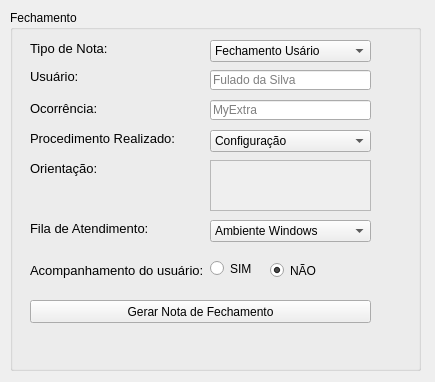
<?xml version="1.0" encoding="UTF-8"?>
<ui version="4.0">
 <class>FormFechamento</class>
 <widget class="QWidget" name="FormFechamento">
  <property name="geometry">
   <rect>
    <x>0</x>
    <y>0</y>
    <width>435</width>
    <height>382</height>
   </rect>
  </property>
  <property name="windowTitle">
   <string>Fechamento</string>
  </property>
  <property name="windowIcon">
   <iconset>
    <normaloff>../icone/ajudante_icone.ico</normaloff>../icone/ajudante_icone.ico</iconset>
  </property>
  <widget class="QLabel" name="label_12">
   <property name="geometry">
    <rect>
     <x>30</x>
     <y>130</y>
     <width>181</width>
     <height>16</height>
    </rect>
   </property>
   <property name="font">
    <font>
     <pointsize>10</pointsize>
    </font>
   </property>
   <property name="text">
    <string>Procedimento Realizado: </string>
   </property>
  </widget>
  <widget class="QGroupBox" name="groupBox">
   <property name="geometry">
    <rect>
     <x>10</x>
     <y>10</y>
     <width>411</width>
     <height>361</height>
    </rect>
   </property>
   <property name="title">
    <string>Fechamento</string>
   </property>
  </widget>
  <widget class="QPushButton" name="button_gerar_nota">
   <property name="geometry">
    <rect>
     <x>30</x>
     <y>300</y>
     <width>341</width>
     <height>23</height>
    </rect>
   </property>
   <property name="text">
    <string>Gerar Nota de Fechamento</string>
   </property>
  </widget>
  <widget class="QComboBox" name="box_fila">
   <property name="geometry">
    <rect>
     <x>210</x>
     <y>220</y>
     <width>161</width>
     <height>22</height>
    </rect>
   </property>
   <property name="maximumSize">
    <size>
     <width>2000</width>
     <height>2000</height>
    </size>
   </property>
   <item>
    <property name="text">
     <string>Ambiente Windows</string>
    </property>
   </item>
   <item>
    <property name="text">
     <string>Automação Bancária e SIGAT</string>
    </property>
   </item>
   <item>
    <property name="text">
     <string>Cadastramento e Senha</string>
    </property>
   </item>
   <item>
    <property name="text">
     <string>Comunicação Eletronica</string>
    </property>
   </item>
   <item>
    <property name="text">
     <string>Conformidade</string>
    </property>
   </item>
   <item>
    <property name="text">
     <string>Impreossoras e Relatórios VDR</string>
    </property>
   </item>
   <item>
    <property name="text">
     <string>Instalação de Software</string>
    </property>
   </item>
   <item>
    <property name="text">
     <string>Sistemas</string>
    </property>
   </item>
   <item>
    <property name="text">
     <string>Suporte a Navegadores</string>
    </property>
   </item>
  </widget>
  <widget class="QLabel" name="label_15">
   <property name="geometry">
    <rect>
     <x>30</x>
     <y>260</y>
     <width>181</width>
     <height>20</height>
    </rect>
   </property>
   <property name="font">
    <font>
     <pointsize>10</pointsize>
    </font>
   </property>
   <property name="text">
    <string>Acompanhamento do usuário:</string>
   </property>
  </widget>
  <widget class="QLabel" name="label_41">
   <property name="geometry">
    <rect>
     <x>30</x>
     <y>160</y>
     <width>181</width>
     <height>16</height>
    </rect>
   </property>
   <property name="font">
    <font>
     <pointsize>10</pointsize>
    </font>
   </property>
   <property name="text">
    <string>Orientação:</string>
   </property>
  </widget>
  <widget class="QRadioButton" name="radio_nao">
   <property name="enabled">
    <bool>true</bool>
   </property>
   <property name="geometry">
    <rect>
     <x>270</x>
     <y>260</y>
     <width>82</width>
     <height>21</height>
    </rect>
   </property>
   <property name="acceptDrops">
    <bool>false</bool>
   </property>
   <property name="text">
    <string>NÃO</string>
   </property>
   <property name="checkable">
    <bool>true</bool>
   </property>
   <property name="checked">
    <bool>true</bool>
   </property>
  </widget>
  <widget class="QLineEdit" name="input_ocorrencia">
   <property name="geometry">
    <rect>
     <x>210</x>
     <y>100</y>
     <width>161</width>
     <height>20</height>
    </rect>
   </property>
   <property name="placeholderText">
    <string>MyExtra</string>
   </property>
  </widget>
  <widget class="QLineEdit" name="input_usuario">
   <property name="geometry">
    <rect>
     <x>210</x>
     <y>70</y>
     <width>161</width>
     <height>20</height>
    </rect>
   </property>
   <property name="placeholderText">
    <string>Fulado da Silva</string>
   </property>
  </widget>
  <widget class="QLabel" name="label_43">
   <property name="geometry">
    <rect>
     <x>30</x>
     <y>40</y>
     <width>151</width>
     <height>16</height>
    </rect>
   </property>
   <property name="font">
    <font>
     <pointsize>10</pointsize>
    </font>
   </property>
   <property name="text">
    <string>Tipo de Nota:</string>
   </property>
  </widget>
  <widget class="QComboBox" name="box_procedimento">
   <property name="geometry">
    <rect>
     <x>210</x>
     <y>130</y>
     <width>161</width>
     <height>22</height>
    </rect>
   </property>
   <item>
    <property name="text">
     <string>Configuração</string>
    </property>
   </item>
   <item>
    <property name="text">
     <string>Desistalação</string>
    </property>
   </item>
   <item>
    <property name="text">
     <string>Instalação</string>
    </property>
   </item>
   <item>
    <property name="text">
     <string>Orientação</string>
    </property>
   </item>
   <item>
    <property name="text">
     <string>Reinstalação</string>
    </property>
   </item>
  </widget>
  <widget class="QLabel" name="label_39">
   <property name="geometry">
    <rect>
     <x>30</x>
     <y>100</y>
     <width>71</width>
     <height>16</height>
    </rect>
   </property>
   <property name="font">
    <font>
     <pointsize>10</pointsize>
    </font>
   </property>
   <property name="text">
    <string>Ocorrência:</string>
   </property>
  </widget>
  <widget class="QLabel" name="label_42">
   <property name="geometry">
    <rect>
     <x>30</x>
     <y>70</y>
     <width>47</width>
     <height>13</height>
    </rect>
   </property>
   <property name="font">
    <font>
     <pointsize>10</pointsize>
    </font>
   </property>
   <property name="text">
    <string>Usuário:</string>
   </property>
  </widget>
  <widget class="QComboBox" name="box_tipo_nota">
   <property name="geometry">
    <rect>
     <x>210</x>
     <y>40</y>
     <width>161</width>
     <height>22</height>
    </rect>
   </property>
   <item>
    <property name="text">
     <string>Fechamento Usário</string>
    </property>
   </item>
   <item>
    <property name="text">
     <string>Improcedente</string>
    </property>
   </item>
  </widget>
  <widget class="QPlainTextEdit" name="plainText_orientacao">
   <property name="enabled">
    <bool>false</bool>
   </property>
   <property name="geometry">
    <rect>
     <x>210</x>
     <y>160</y>
     <width>161</width>
     <height>51</height>
    </rect>
   </property>
  </widget>
  <widget class="QLabel" name="label_40">
   <property name="geometry">
    <rect>
     <x>30</x>
     <y>220</y>
     <width>151</width>
     <height>16</height>
    </rect>
   </property>
   <property name="font">
    <font>
     <pointsize>10</pointsize>
    </font>
   </property>
   <property name="text">
    <string>Fila de Atendimento:</string>
   </property>
  </widget>
  <widget class="QRadioButton" name="radio_sim">
   <property name="geometry">
    <rect>
     <x>210</x>
     <y>260</y>
     <width>82</width>
     <height>17</height>
    </rect>
   </property>
   <property name="text">
    <string>SIM</string>
   </property>
  </widget>
 </widget>
 <tabstops>
  <tabstop>box_tipo_nota</tabstop>
  <tabstop>input_usuario</tabstop>
  <tabstop>input_ocorrencia</tabstop>
  <tabstop>box_procedimento</tabstop>
  <tabstop>plainText_orientacao</tabstop>
  <tabstop>box_fila</tabstop>
  <tabstop>radio_sim</tabstop>
  <tabstop>radio_nao</tabstop>
  <tabstop>button_gerar_nota</tabstop>
 </tabstops>
 <resources/>
 <connections/>
</ui>
